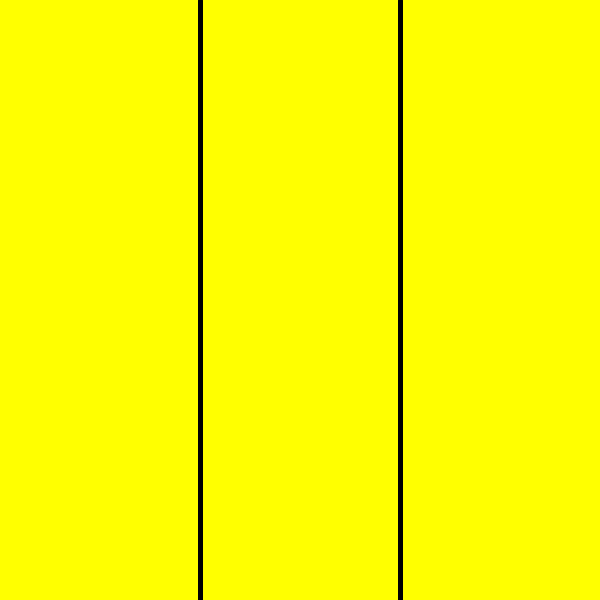
Frame 1 (no input)
Frame 60 (the mouse pressed at the canvas centre just before this capture): identical to frame 1, image omitted
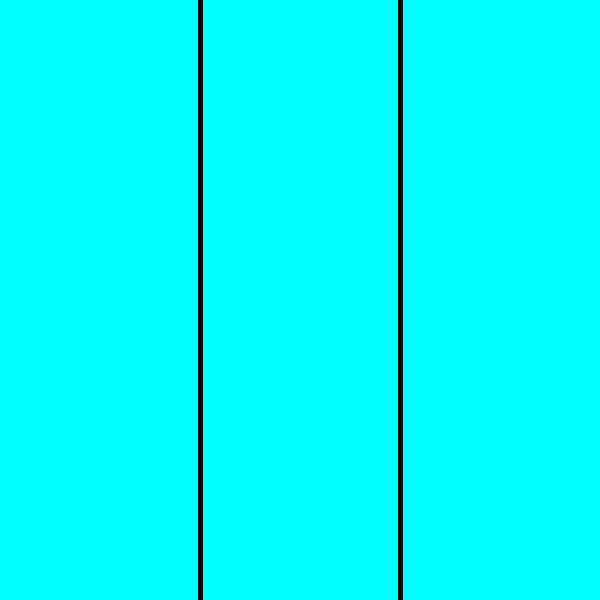
Frame 120 (the mouse held since frame 60 and released just before this capture)

The Processing sketch that drew these frames (run headless with seeded random() and noise(); from frame 60 on, the mouse is pressed at the canvas centre):

// Processing sketch: Array_Color
// ── Array_Color.pde
color[] colores = {color(255, 255, 0), color(0, 255, 255), color(255, 0, 255)};

void setup() 
{
    size(600, 600);
    strokeWeight(5);
}

void draw() 
{
    int indice = (int)map(mouseX, 0, width, 0, 3);
    background(colores[indice]);

    /* OTRA FORMA DE HACERLO MAS FEA
    if(mouseX <= width / 3)
        background(colores[0]);
    else if(mouseX >= width * 2/3)
            background(colores[2]);
        else
            background(colores[1]);
    */
    
    line(200, 0, 200, 600);
    line(400, 0, 400, 600);
}
